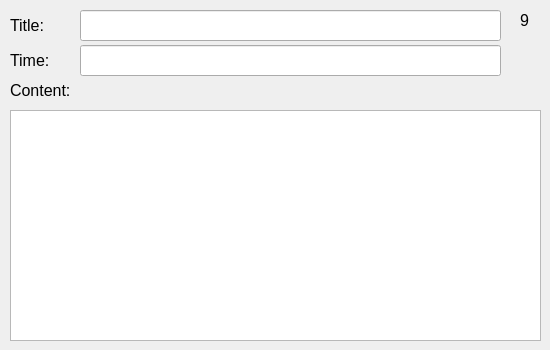
      <widget class="QWidget" name="Page9">
       <widget class="QLabel" name="label_25">
        <property name="geometry">
         <rect>
          <x>10</x>
          <y>15</y>
          <width>71</width>
          <height>21</height>
         </rect>
        </property>
        <property name="font">
         <font>
          <pointsize>12</pointsize>
         </font>
        </property>
        <property name="text">
         <string>Title:</string>
        </property>
       </widget>
       <widget class="QLabel" name="label_26">
        <property name="geometry">
         <rect>
          <x>10</x>
          <y>50</y>
          <width>71</width>
          <height>21</height>
         </rect>
        </property>
        <property name="font">
         <font>
          <pointsize>12</pointsize>
         </font>
        </property>
        <property name="text">
         <string>Time:</string>
        </property>
       </widget>
       <widget class="QLineEdit" name="title_9">
        <property name="geometry">
         <rect>
          <x>80</x>
          <y>10</y>
          <width>421</width>
          <height>31</height>
         </rect>
        </property>
        <property name="readOnly">
         <bool>true</bool>
        </property>
       </widget>
       <widget class="QLineEdit" name="time_9">
        <property name="geometry">
         <rect>
          <x>80</x>
          <y>45</y>
          <width>421</width>
          <height>31</height>
         </rect>
        </property>
        <property name="readOnly">
         <bool>true</bool>
        </property>
       </widget>
       <widget class="QLabel" name="label_27">
        <property name="geometry">
         <rect>
          <x>10</x>
          <y>80</y>
          <width>111</width>
          <height>21</height>
         </rect>
        </property>
        <property name="font">
         <font>
          <pointsize>12</pointsize>
         </font>
        </property>
        <property name="text">
         <string>Content:</string>
        </property>
       </widget>
       <widget class="QLabel" name="label_39">
        <property name="geometry">
         <rect>
          <x>520</x>
          <y>10</y>
          <width>21</width>
          <height>21</height>
         </rect>
        </property>
        <property name="font">
         <font>
          <pointsize>12</pointsize>
         </font>
        </property>
        <property name="layoutDirection">
         <enum>Qt::LeftToRight</enum>
        </property>
        <property name="frameShape">
         <enum>QFrame::NoFrame</enum>
        </property>
        <property name="text">
         <string>9</string>
        </property>
       </widget>
       <widget class="QPlainTextEdit" name="plainTextEdit_9">
        <property name="geometry">
         <rect>
          <x>10</x>
          <y>110</y>
          <width>531</width>
          <height>231</height>
         </rect>
        </property>
        <property name="readOnly">
         <bool>true</bool>
        </property>
       </widget>
      </widget>
